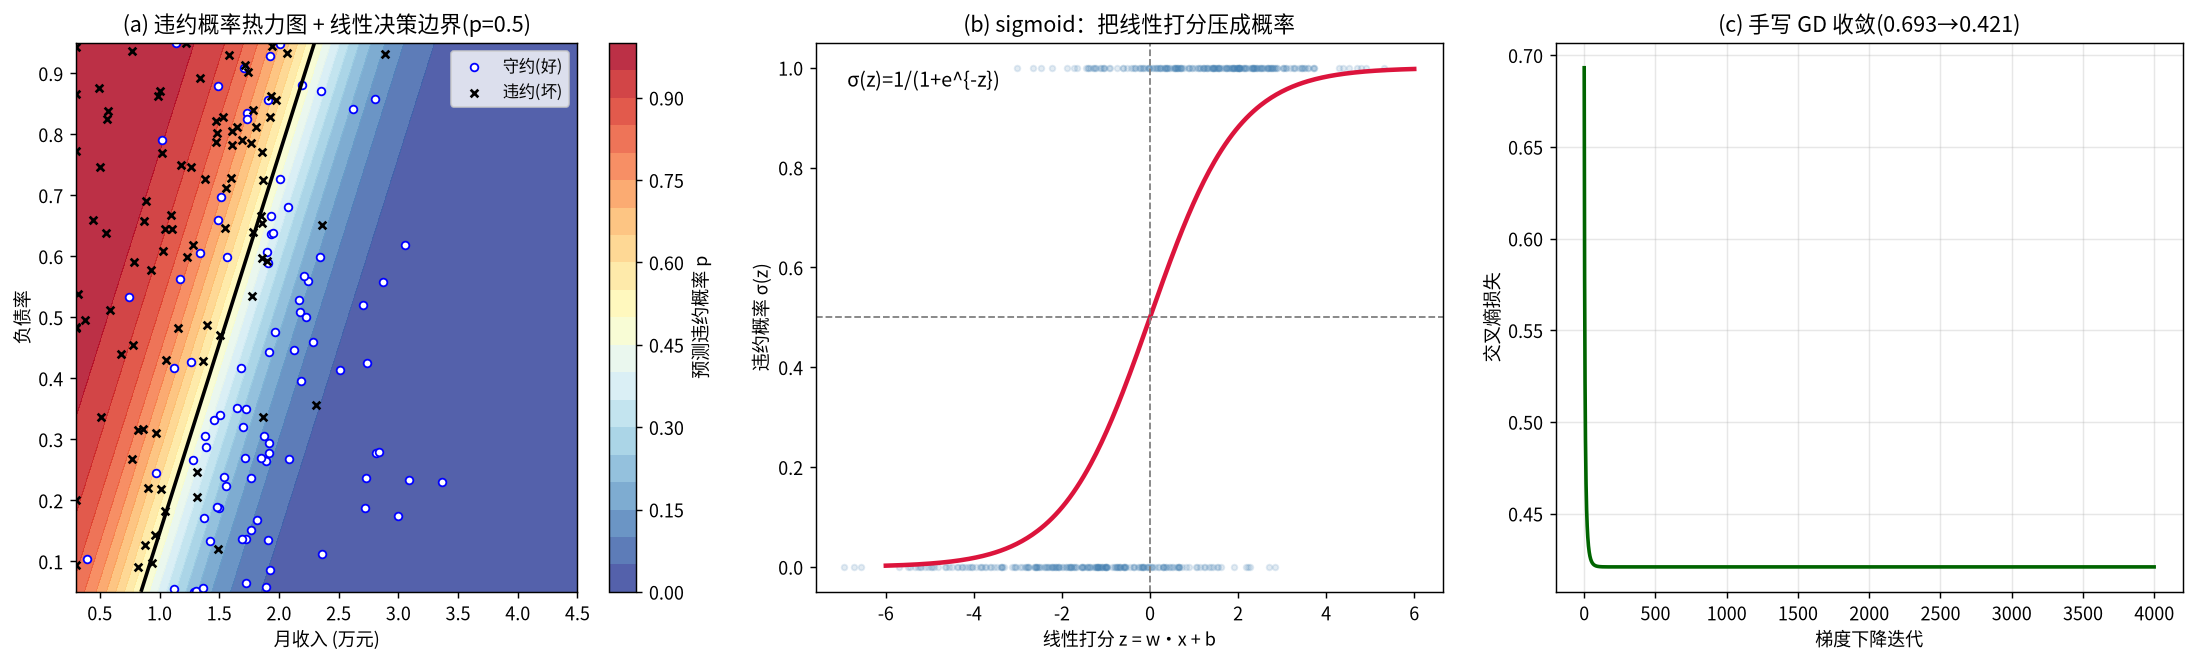

This chart was generated by the following Python code:
# -*- coding: utf-8 -*-
"""
subject      : mathematical-modeling
level        : L8 (Learning Roadmap Level 8 — 数据分析与机器学习 / 监督分类)
anchor       : Day10 — 监督分类第二课：Logistic 回归(参数化概率模型)
              接 Day9 KNN(记忆型/惰性) → 本课"参数化"对照：一次性学出权重 w,b
goal         : 用历史客户(收入×负债率, 已知好坏)学一个"违约概率"评分卡，
               对新申请输出 p(违约)，并按业务阈值决定贷/拒。
               核心增量：①线性打分 z=w·x+b 经 sigmoid 压到 [0,1] 得概率；
               ②用极大似然(交叉熵)/梯度下降自己把 w 训出来(手写)并与 sklearn 对齐；
               ③概率天然带"置信度"，阈值可调以平衡两类错误代价；
               ④决策边界是直线(线性可分性) vs KNN 的不规则边界。

运行: cd /home/ubuntu/Note && ./.venv/bin/python "Mathematical_Modeling/08 - Python/daily/2026-09-10/logistic_credit_scoring.py"
"""
import os
import numpy as np
import matplotlib
matplotlib.use("Agg")
import matplotlib.pyplot as plt

# ---- 中文字体（避免图里中文乱码）----
from matplotlib import font_manager as fm

_CJK_CANDIDATES = [
    "/usr/share/fonts/opentype/noto/NotoSansCJK-Regular.ttc",
    "/usr/share/fonts/opentype/noto/NotoSansCJKsc-Regular.otf",
    "/usr/share/fonts/truetype/wqy/wqy-zenhei.ttc",
    "/usr/share/fonts/truetype/wqy/wqy-microhei.ttc",
]
for _p in _CJK_CANDIDATES:
    if os.path.exists(_p):
        fm.fontManager.addfont(_p)
        _name = fm.FontProperties(fname=_p).get_name()
        plt.rcParams["font.sans-serif"] = [_name, "DejaVu Sans"]
        break
plt.rcParams["axes.unicode_minus"] = False

OUT_DIR = os.path.dirname(os.path.abspath(__file__))
rng = np.random.default_rng(42)

# ============================================================
# 1. 造数据：600 名历史客户（月收入 万元 × 负债率），已知好坏
#    真实规律：收入越高越安全、负债率越高越危险；边界带噪声(借款不是数学)
# ============================================================
N = 600
income = rng.normal(1.6, 0.7, N).clip(0.3, 4.5)          # 月收入(万元)
dti = rng.uniform(0.05, 0.95, N)                          # 负债率 debt-to-income
risk_z = 2.4 * (dti - 0.5) - 1.5 * (income - 1.6)        # 潜在违约倾向
p_true = 1.0 / (1.0 + np.exp(-(risk_z - 0.05) / 0.55))    # 真实概率
y = (rng.uniform(0, 1, N) < p_true).astype(int)           # 1=违约(坏), 0=守约(好)
X = np.column_stack([income, dti])

print("=" * 64)
print("数据概览：600 名历史客户")
print(f"  违约(坏) {y.sum()} 人  |  守约(好) {N - y.sum()} 人")
print(f"  好客户 平均收入 {income[y==0].mean():.2f} 万  平均负债率 {dti[y==0].mean():.2f}")
print(f"  坏客户 平均收入 {income[y==1].mean():.2f} 万  平均负债率 {dti[y==1].mean():.2f}")

# ============================================================
# 2. 训练/测试切分 + 标准化（用训练集统计量，防泄漏）
# ============================================================
idx = rng.permutation(N)
n_tr = int(0.7 * N)
tr, te = idx[:n_tr], idx[n_tr:]
Xtr, ytr, Xte, yte = X[tr], y[tr], X[te], y[te]

mu, sd = Xtr.mean(0), Xtr.std(0)
Xtr_s = (Xtr - mu) / sd
Xte_s = (Xte - mu) / sd
print(f"\n切分：训练 {len(tr)} / 测试 {len(te)}；标准化用训练集统计量(防泄漏)")

# ============================================================
# 3. 手写 Logistic 回归：sigmoid + 交叉熵 + 梯度下降
# ============================================================
def sigmoid(z):
    return 1.0 / (1.0 + np.exp(-np.clip(z, -500, 500)))

def fit_logreg(X, y, lr=0.5, epochs=4000, l2=0.0):
    """手写批量梯度下降。返回 (w, b) 与损失历史。"""
    n, d = X.shape
    w = np.zeros(d)
    b = 0.0
    hist = []
    for _ in range(epochs):
        p = sigmoid(X @ w + b)
        err = p - y                       # dL/dz  (交叉熵对 z 的梯度)
        grad_w = X.T @ err / n + l2 * w
        grad_b = err.mean()
        w -= lr * grad_w
        b -= lr * grad_b
        # 交叉熵(对数似然取负)
        eps = 1e-12
        loss = -np.mean(y * np.log(p + eps) + (1 - y) * np.log(1 - p + eps))
        hist.append(loss)
    return w, b, np.array(hist)

w, b, hist = fit_logreg(Xtr_s, ytr, lr=0.5, epochs=4000)

def predict_proba(Xs, w, b):
    return sigmoid(Xs @ w + b)

# 可解释性：z = w·x + b，标准化后 w 的符号/大小 = 特征影响力
print("\n" + "=" * 64)
print("手写 Logistic 梯度下降拟合结果（标准化尺度）")
print(f"  w_收入 = {w[0]:+.3f}  (负 => 收入越高越不易违约)")
print(f"  w_负债率 = {w[1]:+.3f}  (正 => 负债率越高越易违约)")
print(f"  b = {b:+.3f}")
# 还原到原始单位，便于业务讲：log-odds 对 1 万元 / 100% 负债率的边际
w_inc_raw, w_dti_raw = w[0] / sd[0], w[1] / sd[1]
print(f"  原始单位 log-odds 斜率：收入 {w_inc_raw:+.3f}/万元, 负债率 {w_dti_raw:+.3f}/单位")
print(f"  交叉熵损失 首/末 = {hist[0]:.4f} → {hist[-1]:.4f}")

# ============================================================
# 4. 评估：准确率/混淆矩阵 + 与 sklearn 对齐
# ============================================================
def metrics(y_true, p, thr=0.5):
    yhat = (p >= thr).astype(int)
    acc = (yhat == y_true).mean()
    # 混淆矩阵元素
    tp = int(((yhat == 1) & (y_true == 1)).sum())  # 判坏且真坏
    tn = int(((yhat == 0) & (y_true == 0)).sum())  # 判好且真好
    fp = int(((yhat == 1) & (y_true == 0)).sum())  # 判坏但真好(误拒)
    fn = int(((yhat == 0) & (y_true == 1)).sum())  # 判好但真坏(漏放)
    return acc, (tn, fp, fn, tp)

p_tr = predict_proba(Xtr_s, w, b)
p_te = predict_proba(Xte_s, w, b)
acc_tr, cm_tr = metrics(ytr, p_tr)
acc_te, cm_te = metrics(yte, p_te)
print("\n" + "=" * 64)
print("手写模型评估(阈值 0.5)")
print(f"  训练准确率 = {acc_tr:.4f}   测试准确率 = {acc_te:.4f}")
tn, fp, fn, tp = cm_te
print(f"  测试混淆矩阵: 好客户判对(tn)={tn}  误拒坏客户(fp)={fp}  漏放坏客户(fn)={fn}  坏客户判对(tp)={tp}")

# sklearn 交叉验证实现正确性
from sklearn.linear_model import LogisticRegression
sk = LogisticRegression(C=1e6, max_iter=5000)  # 近似无正则，对齐手写
sk.fit(Xtr_s, ytr)
w_sk, b_sk = sk.coef_[0], sk.intercept_[0]
p_te_sk = sk.predict_proba(Xte_s)[:, 1]
acc_te_sk = ((p_te_sk >= 0.5).astype(int) == yte).mean()
print("\n与 sklearn 对照")
print(f"  w 手写 {np.round(w, 3)}  vs  sklearn {np.round(w_sk, 3)}")
print(f"  b 手写 {b:+.3f}  vs  sklearn {b_sk:+.3f}")
print(f"  测试准确率 手写 {acc_te:.4f}  vs  sklearn {acc_te_sk:.4f}")
assert abs(acc_te - acc_te_sk) < 1e-9, "手写与 sklearn 准确率不一致"
assert np.allclose(w, w_sk, atol=2e-2), "系数偏差过大"

# ============================================================
# 5. 阈值可调：两类错误的代价不同，判定线该动
# ============================================================
print("\n" + "=" * 64)
print("阈值权衡（业务代价不同，判定线可动）")
print(f"{'阈值':>6}{'准确率':>10}{'误拒好客户':>12}{'漏放坏客户':>12}")
for thr in [0.3, 0.4, 0.5, 0.6, 0.7]:
    a, (tn_, fp_, fn_, tp_) = metrics(yte, p_te, thr)
    print(f"{thr:>6.1f}{a:>10.4f}{fp_:>12d}{fn_:>12d}")

# 概率分：坏客户概率显著高于好客户
print("\n违约概率分布(测试集)")
print(f"  真实好客户 平均 p(违约) = {p_te[yte==0].mean():.3f}")
print(f"  真实坏客户 平均 p(违约) = {p_te[yte==1].mean():.3f}")

# ============================================================
# 6. 画图：决策边界(概率热力) + sigmoid + 损失曲线
# ============================================================
fig, axes = plt.subplots(1, 3, figsize=(17, 5.2))

# --- (a) 概率热力图 + 线性决策边界 ---
ax = axes[0]
gx = np.linspace(0.3, 4.5, 200)
gy = np.linspace(0.05, 0.95, 200)
GX, GY = np.meshgrid(gx, gy)
grid = np.column_stack([GX.ravel(), GY.ravel()])
grid_s = (grid - mu) / sd
P = predict_proba(grid_s, w, b).reshape(GX.shape)
cs = ax.contourf(GX, GY, P, levels=20, cmap="RdYlBu_r", alpha=0.85)
plt.colorbar(cs, ax=ax, label="预测违约概率 p")
ax.scatter(Xte[yte == 0, 0], Xte[yte == 0, 1], s=18, c="white",
           edgecolor="blue", label="守约(好)")
ax.scatter(Xte[yte == 1, 0], Xte[yte == 1, 1], s=18, c="black",
           marker="x", label="违约(坏)")
# 决策边界 p=0.5 => z=0 的直线
ax.contour(GX, GY, P, levels=[0.5], colors="k", linewidths=2)
ax.set_xlabel("月收入 (万元)")
ax.set_ylabel("负债率")
ax.set_title("(a) 违约概率热力图 + 线性决策边界(p=0.5)")
ax.legend(loc="upper right", fontsize=9)

# --- (b) sigmoid 曲线 ---
ax = axes[1]
zz = np.linspace(-6, 6, 300)
ax.plot(zz, sigmoid(zz), color="crimson", lw=2.5)
ax.axhline(0.5, color="gray", ls="--", lw=1)
ax.axvline(0, color="gray", ls="--", lw=1)
ax.scatter(Xtr_s @ w + b, ytr, alpha=0.15, s=10, c="steelblue")
ax.set_xlabel("线性打分 z = w·x + b")
ax.set_ylabel("违约概率 σ(z)")
ax.set_title("(b) sigmoid：把线性打分压成概率")
ax.text(0.05, 0.92, "σ(z)=1/(1+e^{-z})", transform=ax.transAxes, fontsize=11)

# --- (c) 损失收敛 ---
ax = axes[2]
ax.plot(hist, color="darkgreen", lw=2)
ax.set_xlabel("梯度下降迭代")
ax.set_ylabel("交叉熵损失")
ax.set_title(f"(c) 手写 GD 收敛({hist[0]:.3f}→{hist[-1]:.3f})")
ax.grid(alpha=0.3)

plt.tight_layout()
out_png = os.path.join(OUT_DIR, "logistic_credit_scoring.png")
plt.savefig(out_png, dpi=130, bbox_inches="tight")
print(f"\n图已保存: {out_png}")

# ============================================================
# 7. 断言：验证结果合理性
# ============================================================
assert w[0] < 0, "收入系数应为负"
assert w[1] > 0, "负债率系数应为正"
assert acc_te > 0.8, "测试准确率过低"
assert p_te[yte == 1].mean() > p_te[yte == 0].mean(), "坏客户平均概率应更高"
assert hist[-1] < hist[0], "损失应下降"
print("\n[OK] 全部断言通过。")
